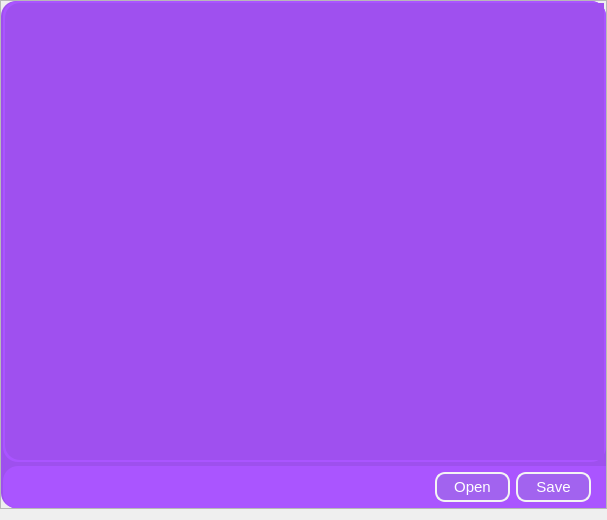
<?xml version="1.0" encoding="UTF-8"?>
<ui version="4.0">
 <class>Form</class>
 <widget class="QWidget" name="Form">
  <property name="geometry">
   <rect>
    <x>0</x>
    <y>0</y>
    <width>607</width>
    <height>520</height>
   </rect>
  </property>
  <property name="windowTitle">
   <string>Form</string>
  </property>
  <layout class="QVBoxLayout" name="verticalLayout">
   <property name="spacing">
    <number>0</number>
   </property>
   <property name="leftMargin">
    <number>0</number>
   </property>
   <property name="topMargin">
    <number>0</number>
   </property>
   <property name="rightMargin">
    <number>0</number>
   </property>
   <item>
    <widget class="QFrame" name="frame_25">
     <property name="styleSheet">
      <string notr="true"/>
     </property>
     <property name="frameShape">
      <enum>QFrame::StyledPanel</enum>
     </property>
     <property name="frameShadow">
      <enum>QFrame::Raised</enum>
     </property>
     <layout class="QHBoxLayout" name="horizontalLayout_31">
      <property name="spacing">
       <number>0</number>
      </property>
      <property name="leftMargin">
       <number>0</number>
      </property>
      <property name="topMargin">
       <number>0</number>
      </property>
      <property name="rightMargin">
       <number>0</number>
      </property>
      <property name="bottomMargin">
       <number>0</number>
      </property>
      <item>
       <widget class="QFrame" name="frame_99">
        <property name="styleSheet">
         <string notr="true">background-color: rgb(158, 80, 238);
border-radius:15px;</string>
        </property>
        <property name="frameShape">
         <enum>QFrame::StyledPanel</enum>
        </property>
        <property name="frameShadow">
         <enum>QFrame::Raised</enum>
        </property>
        <layout class="QVBoxLayout" name="verticalLayout_32">
         <property name="spacing">
          <number>3</number>
         </property>
         <property name="leftMargin">
          <number>2</number>
         </property>
         <property name="topMargin">
          <number>0</number>
         </property>
         <property name="rightMargin">
          <number>0</number>
         </property>
         <property name="bottomMargin">
          <number>0</number>
         </property>
         <item>
          <widget class="QFrame" name="frame_102">
           <property name="styleSheet">
            <string notr="true">background-color: rgb(170, 85, 255);</string>
           </property>
           <property name="frameShape">
            <enum>QFrame::StyledPanel</enum>
           </property>
           <property name="frameShadow">
            <enum>QFrame::Raised</enum>
           </property>
           <layout class="QVBoxLayout" name="verticalLayout_33">
            <property name="spacing">
             <number>0</number>
            </property>
            <property name="leftMargin">
             <number>2</number>
            </property>
            <property name="topMargin">
             <number>2</number>
            </property>
            <property name="rightMargin">
             <number>2</number>
            </property>
            <property name="bottomMargin">
             <number>2</number>
            </property>
            <item>
             <widget class="QPlainTextEdit" name="plainTextEdit">
              <property name="font">
               <font>
                <pointsize>15</pointsize>
               </font>
              </property>
              <property name="styleSheet">
               <string notr="true">QPlainTextEdit{
background-color: rgb(159, 80, 239);
color: rgb(255, 255, 255);
border-top-right-radius:0px;
border-bottom-right-radius:0px;
border-top-right:0px;
border-bottom-right:0px;
}
QPlainTextEdit:hover{
background-color: rgb(159, 80, 239);
color: rgb(255, 255, 255);
border:2px solid rgb(190, 190, 190);
border-top-right-radius:0px;
border-bottom-right-radius:0px;
border-top-right:0px;
border-bottom-right:0px;
}

QPlainTextEdit:focus{
background-color: rgb(159, 80, 239);
color: rgb(255, 255, 255);
border:2px solid rgb(220, 220, 220);
border-top-right-radius:0px;
border-bottom-right-radius:0px;
border-top-right:0px;
border-bottom-right:0px;
}
</string>
              </property>
              <property name="plainText">
               <string/>
              </property>
             </widget>
            </item>
           </layout>
          </widget>
         </item>
         <item>
          <widget class="QFrame" name="frame_98">
           <property name="minimumSize">
            <size>
             <width>0</width>
             <height>43</height>
            </size>
           </property>
           <property name="maximumSize">
            <size>
             <width>16777215</width>
             <height>40</height>
            </size>
           </property>
           <property name="styleSheet">
            <string notr="true">QFrame{background-color: rgb(170, 85, 255);
border-top-right-radius:0px;
border-bottom-right-radius:0px;

}

QPushButton:hover{background-color: rgb(159, 80, 239);
border-radius:10px;
color: rgb(255, 255, 255);
}
QPushButton{;
background-color: rgb(162, 99, 239);
border-radius:10px;
border: 2px solid rgb(244, 244, 244);
color: rgb(255, 255, 255);
}

QPushButton:pressed{background-color: rgb(159, 80, 239);
border-radius:10px;
border: 1px solid rgb(244, 244, 244);
padding-top: 1px;
padding-left: 1px;}
</string>
           </property>
           <property name="frameShape">
            <enum>QFrame::StyledPanel</enum>
           </property>
           <property name="frameShadow">
            <enum>QFrame::Raised</enum>
           </property>
           <layout class="QHBoxLayout" name="horizontalLayout_34">
            <property name="leftMargin">
             <number>0</number>
            </property>
            <property name="topMargin">
             <number>0</number>
            </property>
            <property name="rightMargin">
             <number>15</number>
            </property>
            <property name="bottomMargin">
             <number>0</number>
            </property>
            <item>
             <spacer name="horizontalSpacer_40">
              <property name="orientation">
               <enum>Qt::Horizontal</enum>
              </property>
              <property name="sizeHint" stdset="0">
               <size>
                <width>480</width>
                <height>20</height>
               </size>
              </property>
             </spacer>
            </item>
            <item>
             <widget class="QPushButton" name="open">
              <property name="minimumSize">
               <size>
                <width>75</width>
                <height>30</height>
               </size>
              </property>
              <property name="font">
               <font>
                <pointsize>11</pointsize>
               </font>
              </property>
              <property name="text">
               <string>Open</string>
              </property>
             </widget>
            </item>
            <item>
             <widget class="QPushButton" name="save">
              <property name="minimumSize">
               <size>
                <width>75</width>
                <height>30</height>
               </size>
              </property>
              <property name="maximumSize">
               <size>
                <width>75</width>
                <height>30</height>
               </size>
              </property>
              <property name="font">
               <font>
                <pointsize>11</pointsize>
               </font>
              </property>
              <property name="text">
               <string>Save</string>
              </property>
             </widget>
            </item>
           </layout>
          </widget>
         </item>
        </layout>
       </widget>
      </item>
     </layout>
    </widget>
   </item>
  </layout>
 </widget>
 <resources/>
 <connections/>
</ui>
